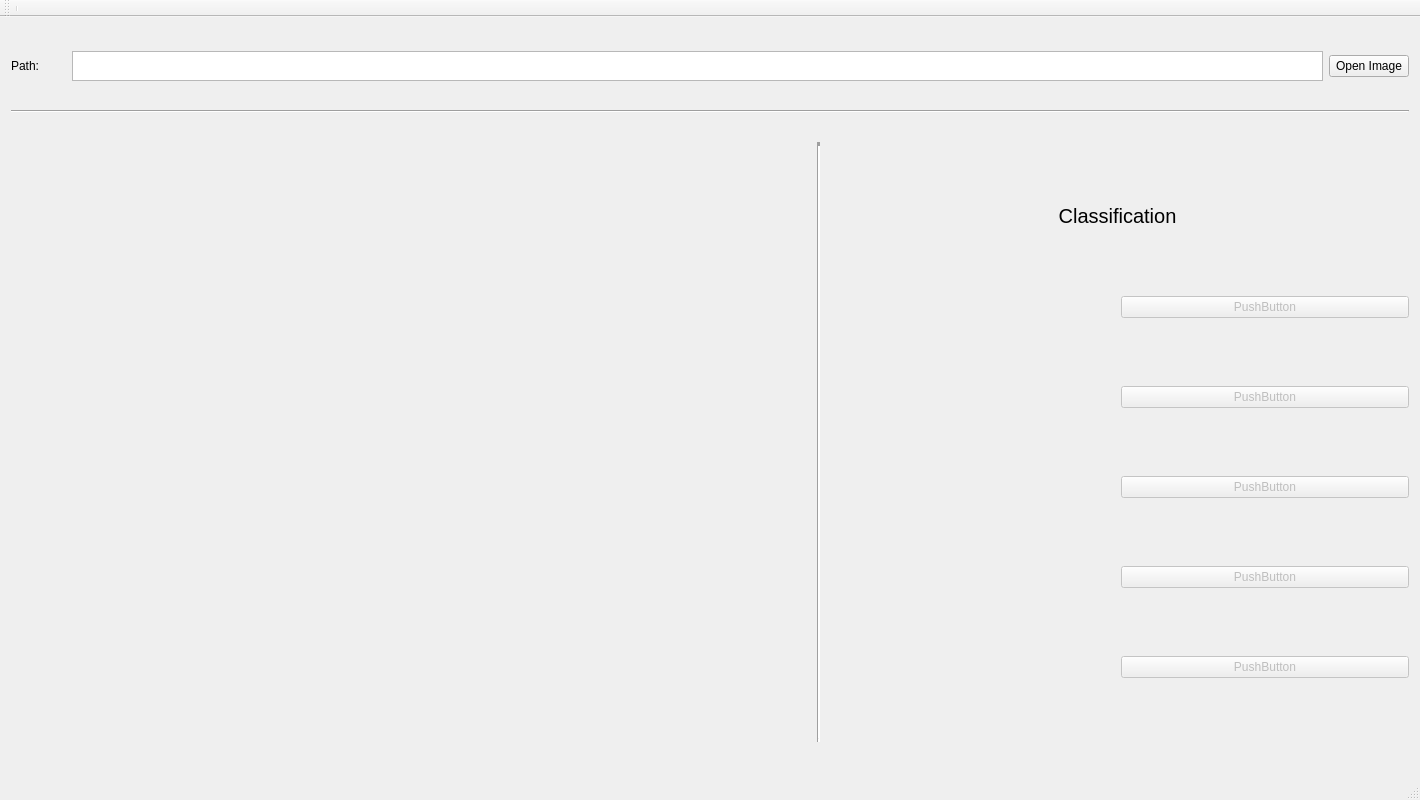
<?xml version="1.0" encoding="UTF-8"?>
<ui version="4.0">
 <class>MainWindow</class>
 <widget class="QMainWindow" name="MainWindow">
  <property name="geometry">
   <rect>
    <x>0</x>
    <y>0</y>
    <width>1420</width>
    <height>800</height>
   </rect>
  </property>
  <property name="sizePolicy">
   <sizepolicy hsizetype="Fixed" vsizetype="Fixed">
    <horstretch>0</horstretch>
    <verstretch>0</verstretch>
   </sizepolicy>
  </property>
  <property name="windowTitle">
   <string>Neural Network Classification</string>
  </property>
  <widget class="QWidget" name="centralWidget">
   <layout class="QVBoxLayout" name="verticalLayout_2">
    <item>
     <layout class="QHBoxLayout" name="horizontalLayout">
      <item>
       <widget class="QLabel" name="labelPath">
        <property name="text">
         <string>Path:        </string>
        </property>
       </widget>
      </item>
      <item>
       <widget class="QPlainTextEdit" name="txtpath">
        <property name="maximumSize">
         <size>
          <width>16777215</width>
          <height>30</height>
         </size>
        </property>
        <property name="overwriteMode">
         <bool>true</bool>
        </property>
       </widget>
      </item>
      <item>
       <widget class="QPushButton" name="ButtonOpenImage">
        <property name="text">
         <string>Open Image</string>
        </property>
       </widget>
      </item>
     </layout>
    </item>
    <item>
     <widget class="Line" name="line_2">
      <property name="orientation">
       <enum>Qt::Horizontal</enum>
      </property>
     </widget>
    </item>
    <item>
     <layout class="QHBoxLayout" name="horizontalLayout_8">
      <item>
       <widget class="QLabel" name="lblimage">
        <property name="sizePolicy">
         <sizepolicy hsizetype="Preferred" vsizetype="Preferred">
          <horstretch>0</horstretch>
          <verstretch>0</verstretch>
         </sizepolicy>
        </property>
        <property name="minimumSize">
         <size>
          <width>800</width>
          <height>600</height>
         </size>
        </property>
        <property name="maximumSize">
         <size>
          <width>800</width>
          <height>600</height>
         </size>
        </property>
        <property name="autoFillBackground">
         <bool>true</bool>
        </property>
        <property name="text">
         <string/>
        </property>
       </widget>
      </item>
      <item>
       <widget class="Line" name="line">
        <property name="lineWidth">
         <number>4</number>
        </property>
        <property name="orientation">
         <enum>Qt::Vertical</enum>
        </property>
       </widget>
      </item>
      <item>
       <layout class="QVBoxLayout" name="verticalLayout">
        <item>
         <widget class="QLabel" name="labelclassify">
          <property name="sizePolicy">
           <sizepolicy hsizetype="Preferred" vsizetype="Fixed">
            <horstretch>0</horstretch>
            <verstretch>0</verstretch>
           </sizepolicy>
          </property>
          <property name="font">
           <font>
            <pointsize>15</pointsize>
           </font>
          </property>
          <property name="text">
           <string>Classification</string>
          </property>
          <property name="alignment">
           <set>Qt::AlignCenter</set>
          </property>
         </widget>
        </item>
        <item>
         <layout class="QHBoxLayout" name="horizontalLayout_2">
          <item>
           <widget class="QLabel" name="cat1label">
            <property name="text">
             <string/>
            </property>
           </widget>
          </item>
          <item>
           <widget class="QPushButton" name="cat1but">
            <property name="enabled">
             <bool>false</bool>
            </property>
            <property name="text">
             <string>PushButton</string>
            </property>
           </widget>
          </item>
         </layout>
        </item>
        <item>
         <layout class="QHBoxLayout" name="horizontalLayout_3">
          <item>
           <widget class="QLabel" name="cat2label">
            <property name="text">
             <string/>
            </property>
           </widget>
          </item>
          <item>
           <widget class="QPushButton" name="cat2but">
            <property name="enabled">
             <bool>false</bool>
            </property>
            <property name="text">
             <string>PushButton</string>
            </property>
           </widget>
          </item>
         </layout>
        </item>
        <item>
         <layout class="QHBoxLayout" name="horizontalLayout_4">
          <item>
           <widget class="QLabel" name="cat3label">
            <property name="text">
             <string/>
            </property>
           </widget>
          </item>
          <item>
           <widget class="QPushButton" name="cat3but">
            <property name="enabled">
             <bool>false</bool>
            </property>
            <property name="text">
             <string>PushButton</string>
            </property>
           </widget>
          </item>
         </layout>
        </item>
        <item>
         <layout class="QHBoxLayout" name="horizontalLayout_5">
          <item>
           <widget class="QLabel" name="cat4label">
            <property name="text">
             <string/>
            </property>
           </widget>
          </item>
          <item>
           <widget class="QPushButton" name="cat4but">
            <property name="enabled">
             <bool>false</bool>
            </property>
            <property name="text">
             <string>PushButton</string>
            </property>
           </widget>
          </item>
         </layout>
        </item>
        <item>
         <layout class="QHBoxLayout" name="horizontalLayout_6">
          <item>
           <widget class="QLabel" name="cat5label">
            <property name="text">
             <string/>
            </property>
           </widget>
          </item>
          <item>
           <widget class="QPushButton" name="cat5but">
            <property name="enabled">
             <bool>false</bool>
            </property>
            <property name="text">
             <string>PushButton</string>
            </property>
           </widget>
          </item>
         </layout>
        </item>
       </layout>
      </item>
     </layout>
    </item>
   </layout>
  </widget>
  <widget class="QMenuBar" name="menuBar">
   <property name="geometry">
    <rect>
     <x>0</x>
     <y>0</y>
     <width>1420</width>
     <height>19</height>
    </rect>
   </property>
  </widget>
  <widget class="QToolBar" name="mainToolBar">
   <attribute name="toolBarArea">
    <enum>TopToolBarArea</enum>
   </attribute>
   <attribute name="toolBarBreak">
    <bool>false</bool>
   </attribute>
   <addaction name="separator"/>
  </widget>
  <widget class="QStatusBar" name="statusBar"/>
 </widget>
 <layoutdefault spacing="6" margin="11"/>
 <resources/>
 <connections/>
</ui>
